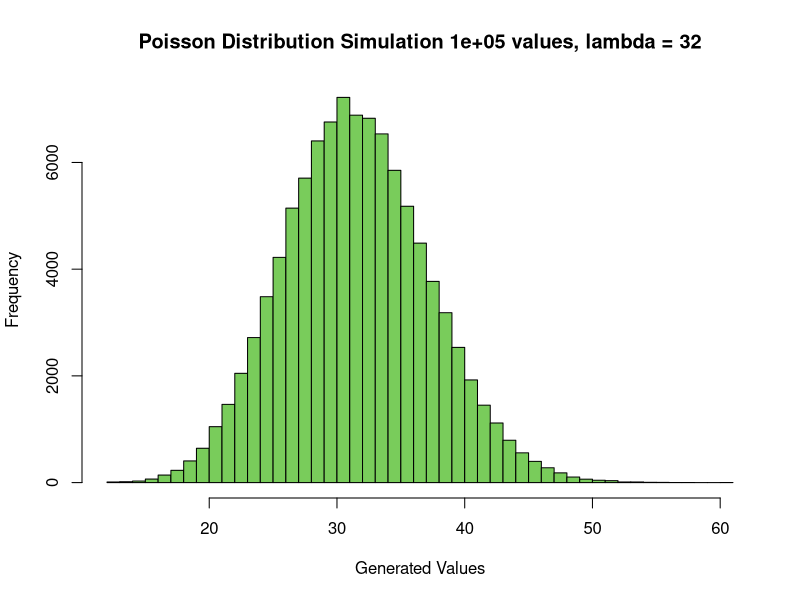
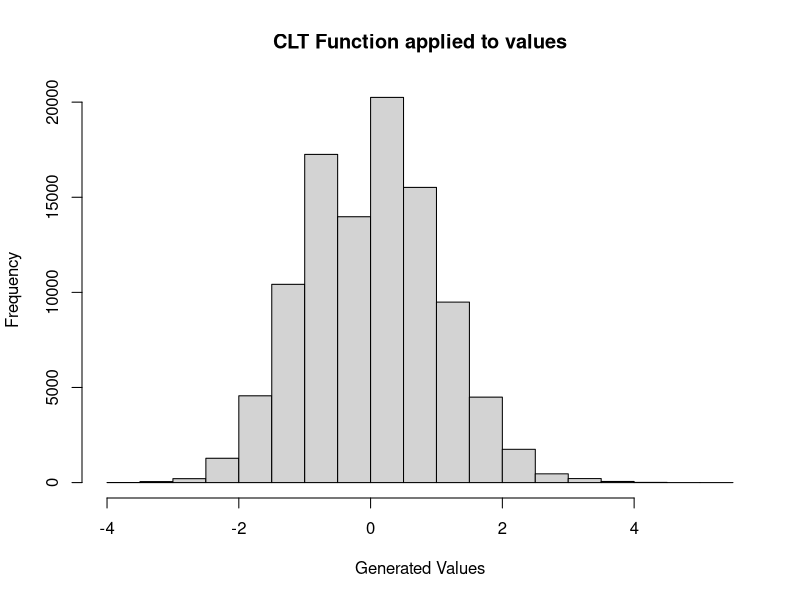
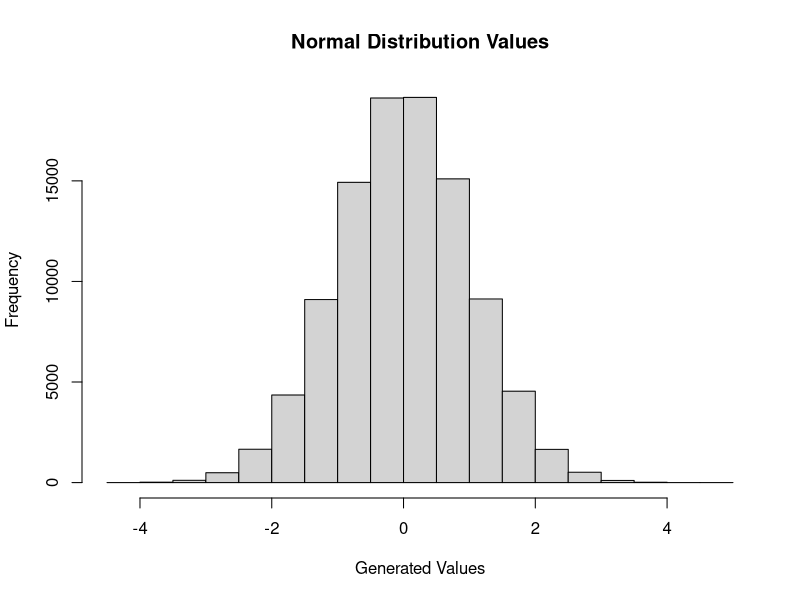
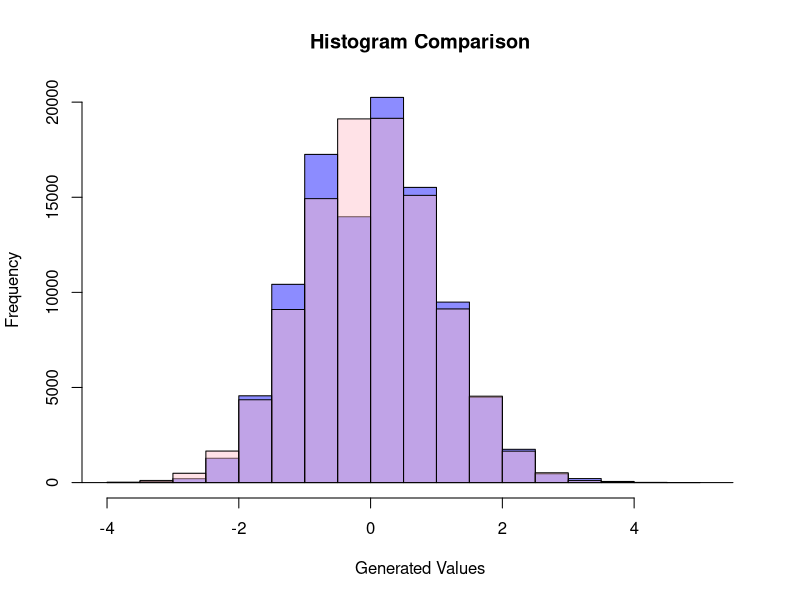

R code for these plots, in order:
## NUESTRA SEMILLA ##
set.seed(42069) ## jaja numero gracioso

## EJERCICIO 1 - GENERACION DE UNA MUESTRA DE TAMANYO N
### VARIABLES ###
size <- 100000
lambda <- 32
pois_vals <- integer()

## FUNCION PARA GENERAR NUESTROS VALORES DE LA DISTRIBUCION POISSON ##
gen_poisson_values <- function(lambda) {
  sum <- 0
  count <- 0
  while (sum < lambda) {
    sum <- sum - log(runif(1))
    count <- count + 1
  }
  return(count - 1)
}

## GENERANDO NUESTOR VECTOR DE VALORES ##
for (i in 1:size) {
  pois_vals <- append(pois_vals, gen_poisson_values(lambda))
}
min_val <- min(pois_vals)
max_val <- max(pois_vals)
min_val
max_val

## EJERCICIO 2 - HISTOGRAMA DE LA DISTRIBUCION DE FRECUENCIAS ##
hist(pois_vals,
      main = paste("Poisson Distribution Simulation",
                    size, "values, lambda =", lambda
                  ),
      xlab = "Generated Values",
      xlim = c(min_val, max_val),
      breaks = max_val - min_val,
      col = "#79cc5b"
    )

## EJERCICIO 3 - ESTIMACION DE PROBABILIDADES DE INTERVALOS ##
calc_ppois_interval <- function(inferior, superior, lambda) {
  return(ppois(superior, lambda) - ppois(inferior, lambda))
}
calc_array_interval <- function(inferior, superior, array_vals, size) {
  return((length(which(pois_vals < superior)) -
          length(which(pois_vals < inferior))) / size)
}
calc_interval <- function(inferior, superior, lambda, array_vals, size) {
  prob_dist <-  calc_ppois_interval(inferior, superior, lambda)
  prob_sample <- calc_array_interval(inferior, superior, array_vals, size)
  error <- abs(prob_dist - prob_sample)
  message(sprintf("Interval: [%f, %f]", inferior, superior))
  message(sprintf("\t- Ppois Function Values -> %f", prob_dist))
  message(sprintf("\t- Generated Values -> %f", prob_sample))
  message(sprintf("\t- Error -> %f", error))
}

## Necesitamos estos tres valores para calcular nuestros intervalos
difference <- (max_val - min_val) / 3
first_third <- min_val + difference
second_third <- min_val + 2 * difference
## Tomamos 3 intervalos:
##  [min_val, first_third]
calc_interval(min_val, first_third, lambda, pois_vals, size)
## [first_third, second_third]
calc_interval(first_third, second_third, lambda, pois_vals, size)
## [second_third, max_val]
calc_interval(second_third, max_val, lambda, pois_vals, size)

## EJERCICIO 4 - VALORES PUNTUALES DE LA MEDIA Y LA VARIANZA MUESTRAL ##
pois_mean <- mean(pois_vals)
pois_var <- var(pois_vals)
pois_mean
pois_var

## EJERICICIO 5 - APLICACION DEL TEOREMA CENTRAL DEL LIMITE ##
clt_function <- function(x) {
  num_aux <- (x - pois_mean) / sqrt(pois_var)
  return(num_aux)
}

clt_values <- sapply(pois_vals, clt_function)
clt_mean <- mean(clt_values)
clt_sd <- sd(clt_values)
clt_mean
clt_sd

## OBTENEMOS LOS HISTOGRAMAS DE AMBAS DISTRIBUCIONES DE VALORES ##
clt_hist <- hist(clt_values,
                  main = "CLT Function applied to values",
                  xlab = "Generated Values"
                )

sample_normal <- rnorm(size)
norm <- hist(sample_normal,
              main = "Normal Distribution Values",
              xlab = "Generated Values",
            )

## PONEMOS LAS GRAFICAS SOLAPADAS PARA OBSERVAR LAS DIFERENCIAS :> #
plot(clt_hist,
      main = "Histogram Comparison",
      xlab = "Generated Values",
      col = rgb(0, 0, 1, 0.45)
    )
plot(norm,
      col = rgb(255 / 255, 192 / 255, 203 / 255, 0.45),
      add = T
    )
